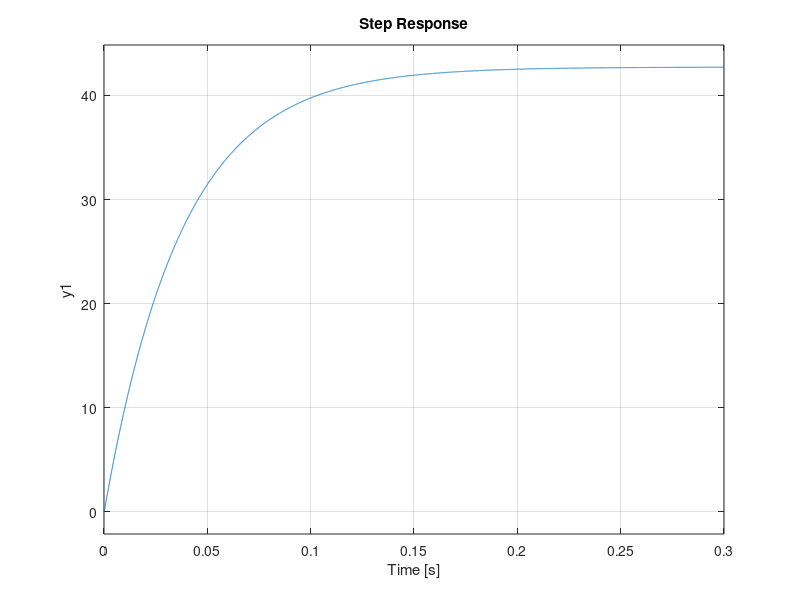

Recreate this plot in MATLAB. (Note: this script raises an error after producing the figure.)
Ra = 2.32;
La = 0.238*10^-3;
Jm = 10.8*10^-7;
Bm = 0.0;
Kt = 2.85*10^-3;
Ke = 1/(408*0.10472);

A = [-Ra/La -Ke/La; Kt/Jm -Bm/Jm]
B = [1/La; 0]
C = [0 1]
D = [0]

sys = ss(A,B,C,D)
step(sys)
hold

Q = diag([1 1]);
R = 1;
[K,P,e] = lqr(A,B,Q,R)
Ac = A-B*K;
step(Ac,B,C,D)
